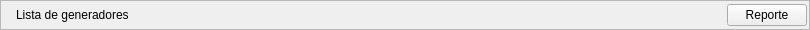
                           <widget class="QFrame" name="titulo_boton_dim">
                            <property name="maximumSize">
                             <size>
                              <width>16777215</width>
                              <height>30</height>
                             </size>
                            </property>
                            <property name="frameShape">
                             <enum>QFrame::StyledPanel</enum>
                            </property>
                            <property name="frameShadow">
                             <enum>QFrame::Raised</enum>
                            </property>
                            <layout class="QHBoxLayout" name="horizontalLayout_64">
                             <property name="leftMargin">
                              <number>2</number>
                             </property>
                             <property name="topMargin">
                              <number>2</number>
                             </property>
                             <property name="rightMargin">
                              <number>2</number>
                             </property>
                             <property name="bottomMargin">
                              <number>2</number>
                             </property>
                             <item>
                              <widget class="QLabel" name="icono_titulo_dim">
                               <property name="maximumSize">
                                <size>
                                 <width>30</width>
                                 <height>25</height>
                                </size>
                               </property>
                               <property name="text">
                                <string/>
                               </property>
                               <property name="pixmap">
                                <pixmap>../img/generator (2).png</pixmap>
                               </property>
                               <property name="scaledContents">
                                <bool>true</bool>
                               </property>
                              </widget>
                             </item>
                             <item>
                              <widget class="QLabel" name="lista_titulo_dim">
                               <property name="text">
                                <string>Lista de generadores</string>
                               </property>
                              </widget>
                             </item>
                             <item>
                              <spacer name="horizontalSpacer_56">
                               <property name="orientation">
                                <enum>Qt::Horizontal</enum>
                               </property>
                               <property name="sizeHint" stdset="0">
                                <size>
                                 <width>592</width>
                                 <height>20</height>
                                </size>
                               </property>
                              </spacer>
                             </item>
                             <item>
                              <widget class="QPushButton" name="pushButton">
                               <property name="maximumSize">
                                <size>
                                 <width>16777215</width>
                                 <height>16777215</height>
                                </size>
                               </property>
                               <property name="text">
                                <string>Reporte</string>
                               </property>
                              </widget>
                             </item>
                            </layout>
                           </widget>
